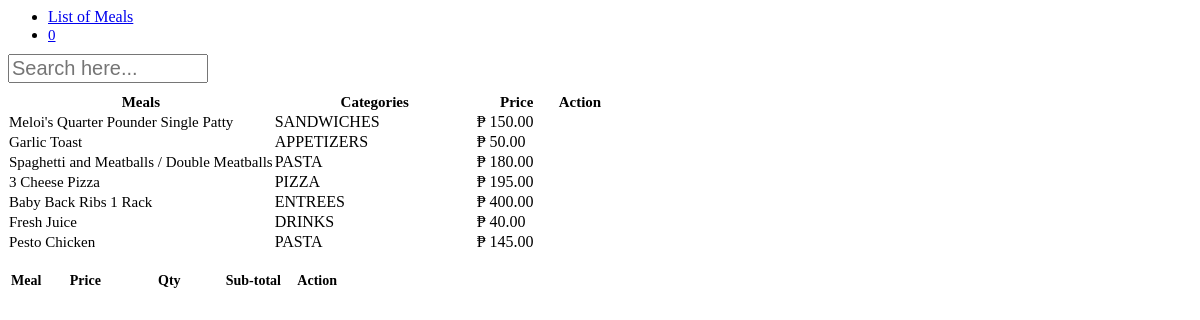
Screenshot of /admin/orders/addorder.php (signed in) with the database file from the repository.
### tables this page shows
CREATE TABLE IF NOT EXISTS `tblmeals` (
  `MEALID` varchar(30) NOT NULL,
  `MEALS` varchar(255) NOT NULL,
  `CATEGORIES` varchar(90) NOT NULL,
  `PRICE` double NOT NULL,
  `CATEGORYID` int(11) NOT NULL,
  `MEALPHOTO` varchar(90) NOT NULL,
  PRIMARY KEY (`MEALID`)
);

CREATE TABLE IF NOT EXISTS `tblcategory` (
  `CATEGORYID` int(11) NOT NULL AUTO_INCREMENT,
  `CATEGORY` varchar(90) NOT NULL,
  PRIMARY KEY (`CATEGORYID`)
);

### include/database.php (called while the page is built, shortened)
<?php
class Database {
	var $sql_string = '';
	private $conn;
	public function open_connection() {
		$this->conn = mysqli_connect(server,user,pass);
		if(!$this->conn){
			echo "Problem in database connection! Contact administrator!";
			exit();
		}else{
			$db_select = mysqli_select_db($this->conn,database_name);
		}
	}
	function setQuery($sql='') {
		$this->sql_string=$sql;
	}
	function executeQuery() {
		$result = mysqli_query($this->conn,$this->sql_string);
		return $result;
	}
	private function confirm_query($result) {
		return $result;
	}
	function loadResultList( $key='' ) {
		$cur = $this->executeQuery();
		$array = array();
		while ($row = mysqli_fetch_object($cur)) {
			if ($key) {
				$array[$row->$key] = $row;
			} else {
				$array[] = $row;
			}
		}
		return $array;
	}
}
$mydb = new Database();
?>

### admin/orders/addorder.php (the view, shortened to what this page needs)
<?php
require_once("../../include/initialize.php");
?>
<?php
    $cart_value =0;
?>
<ul style="margin-bottom: 10px;" class="nav nav-pills">
    <li class="active"><a href="#home" data-toggle="tab">List of Meals</a>
    </li>
    <li>
      <a href="#profile" data-toggle="tab">
       <span class="fa fa-shopping-cart fw-fa fa-lg">
          <div style="font-size: 15px;" id="cartvalue" class="label label-danger"><?php echo $cart_value; ?> </div>
       </span>
       </a>
    </li>
</ul>
<div class="tab-content">
  <div class="tab-pane fade in active" id="home">
      <div  id="resulttable">
      <input class="form-control" id="myInput" placeholder="Search here..." style="font-size: 20px; margin-bottom: 10px;" type="search" name="SearchMe" onkeyup="SearchTable()">
      <table id="dashtable" class="table table-striped table-bordered table-hover " cellspacing="0" >
           <thead style="font-size: 15px;">
            <tr>
              <th>Meals</th>
              <th width="200">Categories</th>
              <th width="80">Price</th>
              <th width="20">Action</th>
            </tr>
          </thead>
        <tbody>
            <?php
              $query = "SELECT * FROM `tblmeals` m , `tblcategory` c
                     WHERE  m.`CATEGORYID` = c.`CATEGORYID` ";
              $mydb->setQuery($query);
              $cur = $mydb->loadResultList();
            foreach ($cur as $result) {
              echo '<tr>';
              echo '<td style="font-size:15px;">'.$result->MEALS.'</a></td>';
              echo '<td>'. $result->CATEGORY.'</td>';
              echo '<td> &#8369 '.  number_format($result->PRICE,2).'</td>';
              echo '<td align="center">
                   <a  title="Add to Cart" class="btn btn-primary btn-sm addcartadmin" data-id="'.$result->MEALID.'">  <span class="fa fa-shopping-cart fw-fa"></a> </a></td>';
              echo '</tr>';
            }
            ?>
          </tbody>
        </table>
        </div>
  </div>
  <div class="tab-pane fade" id="profile">
 <br/>
<form id="contact-us" method="post" action="controller.php?action=addorder">
<div id="cart">
<table id="table" class="table table-responsive">
<thead>
  <tr>
  <th>Meal</th>
  <th width="80">Price</th>
  <th width="80">Qty</th>
  <th width="80">Sub-total</th>
  <th width="20">Action</th>
  </tr>
</thead>
</table>
</div>
          </form>
  </div>
</div>

### admin/orders/addorder.php (style rules this page uses)
input[type=search] { width: 200px; -webkit-transition: width 0.4s ease-in-out; transition: width 0.4s ease-in-out; font-size: 15px; }
#table { font-size: 14px; padding: 0px; }

### rows the page displays
tblmeals: MEALS "Meloi's Quarter Pounder Single Patty", CATEGORYID.CATEGORY "SANDWICHES", PRICE "150.00"
tblmeals: MEALS "Garlic Toast", CATEGORYID.CATEGORY "APPETIZERS", PRICE "50.00"
tblmeals: MEALS "Spaghetti and Meatballs / Double Meatballs", CATEGORYID.CATEGORY "PASTA", PRICE "180.00"
tblmeals: MEALS "3 Cheese Pizza", CATEGORYID.CATEGORY "PIZZA", PRICE "195.00"
tblmeals: MEALS "Baby Back Ribs 1 Rack", CATEGORYID.CATEGORY "ENTREES", PRICE "400.00"
tblmeals: MEALS "Fresh Juice", CATEGORYID.CATEGORY "DRINKS", PRICE "40.00"
tblmeals: MEALS "Pesto Chicken", CATEGORYID.CATEGORY "PASTA", PRICE "145.00"

### other values shown
$cart_value "0"
